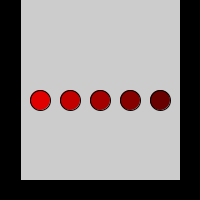
Frame 1 (no input)
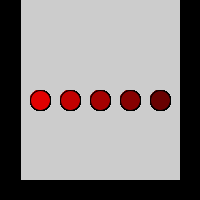
Frame 60 (the mouse pressed at the canvas centre just before this capture)
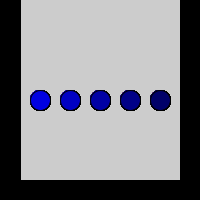
Frame 120 (the mouse held since frame 60 and released just before this capture)

The Processing sketch that drew these frames (run headless with seeded random() and noise(); from frame 60 on, the mouse is pressed at the canvas centre):

// Processing sketch: processing_90966
// ── processing_90966.pde

int[] shapes = {30,60,90,120,150};

void setup()
{
  smooth();
  size(200,200);
}

void draw()
{
  

  for (int i =0; i < shapes.length; i++)
  {
    if(mouseX < 20 || mouseX > width-20 || mouseY > height - 20)
    fill(255-shapes[i],0,0);
    else fill(0,0,255-shapes[i]);  
    ellipse(shapes[i]+10,height/2,20,20);
  }
  sides();
}

void sides()
{
  fill(0);
  rect(0,0,20,height);
  rect(0,height-20,width,20);
  rect(width-20,0,height,height);
}
